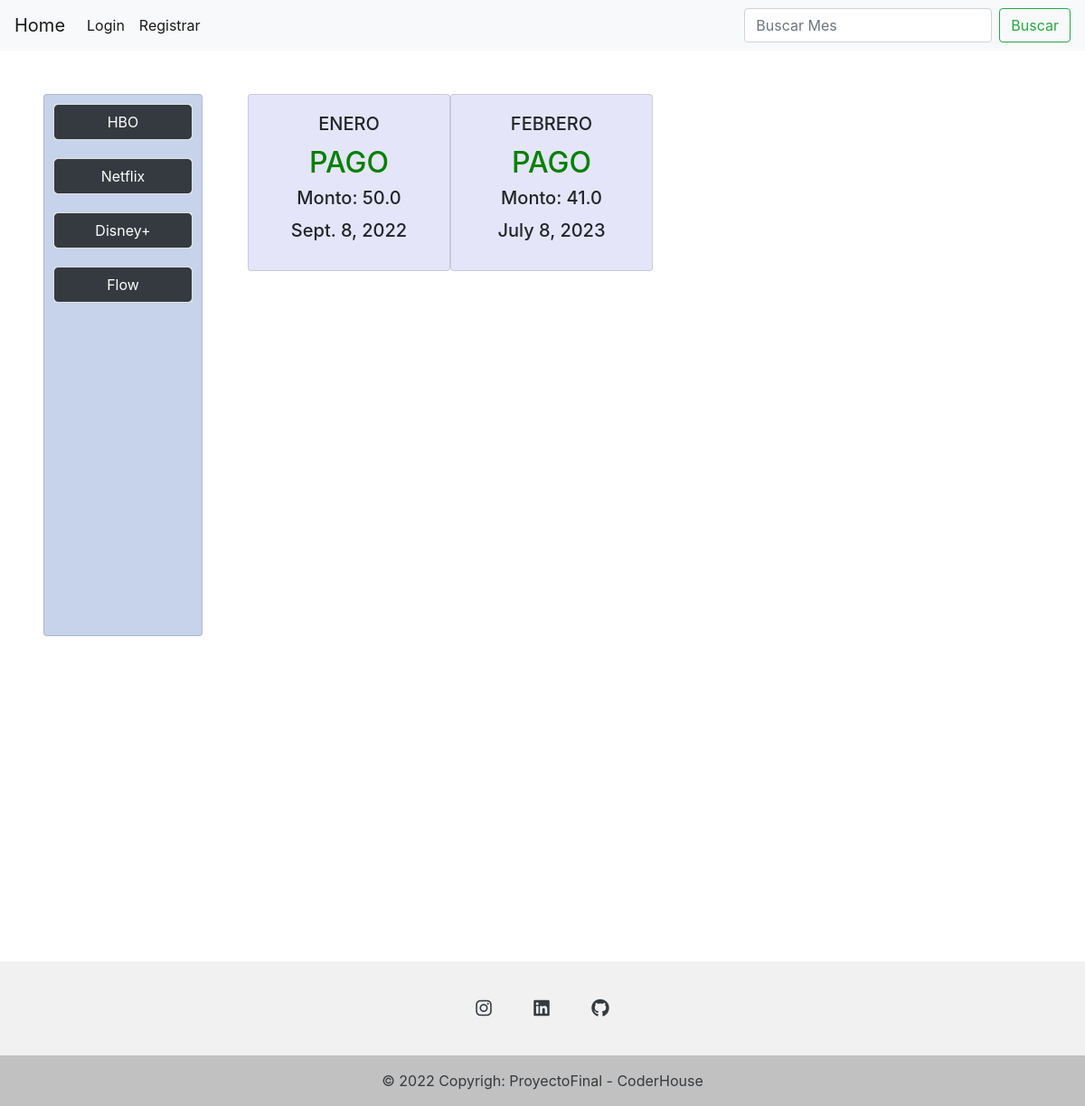
Before: /usuarios/ver-pagos/ with the older database file.
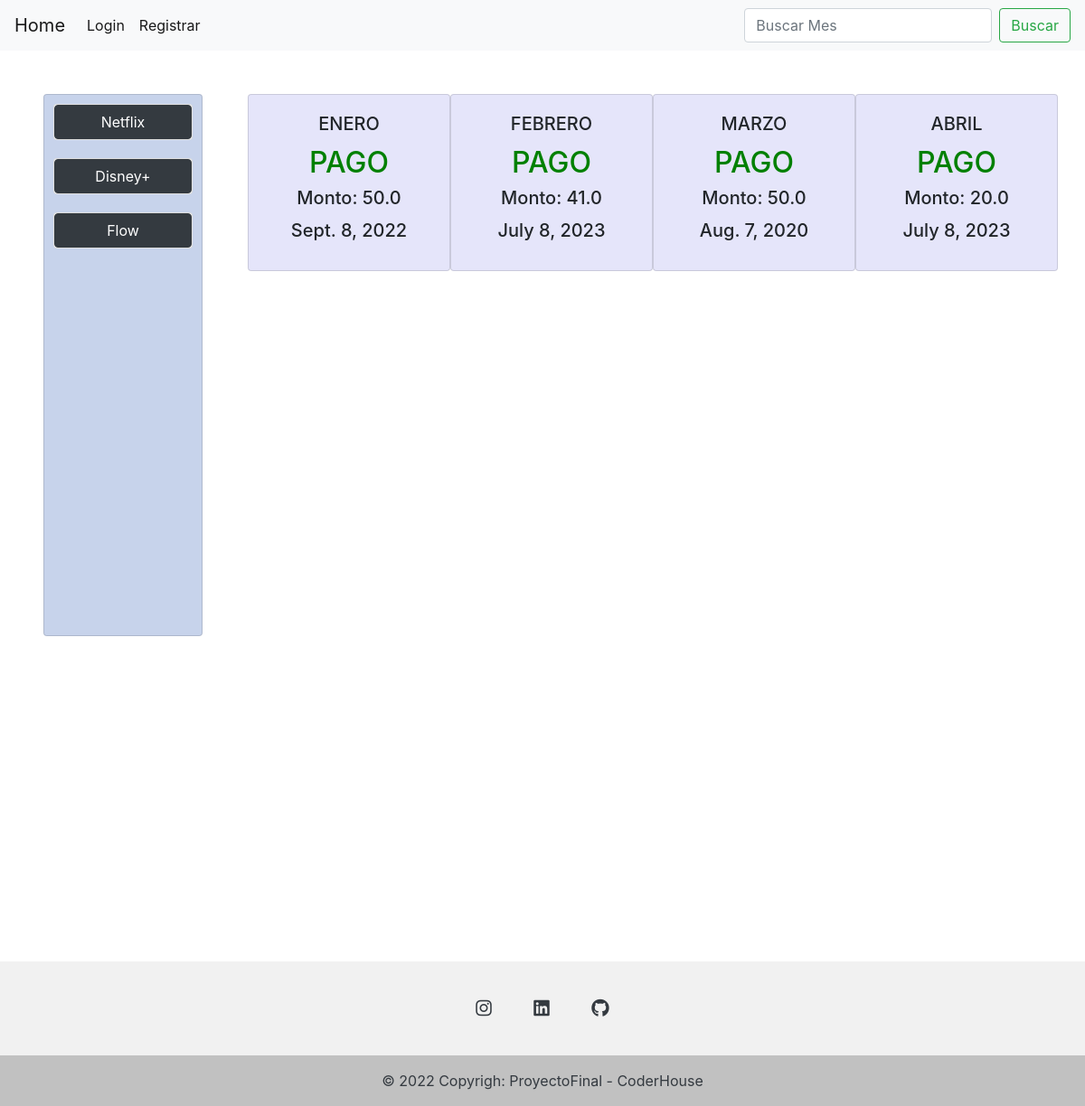
After: the same page with the newer database file.
### Servicios/models.py (models this page shows, shortened)
class Servicios(models.Model):
    servicio = models.CharField(max_length=40)
    precio = models.FloatField()
    descripcion =  models.CharField(max_length=40)
    habilitar = models.BooleanField(default=False)
    class Meta:
        verbose_name = 'Servicio'
        verbose_name_plural = 'Servicios'

class Meses(models.Model):
    nombre = models.CharField(max_length=40,null=True,blank=True)
    precio=models.FloatField()
    pagado=models.BooleanField(default=False)
    fecha= models.DateField (auto_now=False)
    class Meta:
        verbose_name = 'Mes'
        verbose_name_plural = 'Meses'

### Servicios/views.py (the view)
# urls.py: path('ver-pagos/', ver_pagos, name='buscar-mes'),
def ver_pagos(request):
    data=Meses.objects.all()
    data2=Servicios.objects.all()
    context={"meses": data, "servicios": data2}
    return render(request, 'ver-pagos.html', context=context)

### templates/ver-pagos.html (shortened to what this page needs)
{% extends "login.html" %}
{% block body %}
    <div class="container text-center m-5" style="height: 800px">
        <div class="row" style="height: 600px">
            <div class="card" style="width: 11rem;background-color:rgba(36, 85, 175, 0.253) ; ">
                {% for servicio in servicios %}
                <div class="card" style="margin: 10px;">
                    <a href="/usuarios/info-mes/{{servicio.servicio}}" type="button"
                        class="btn btn-dark">{{servicio.servicio}}</a>
                </div>
                {% endfor %}
            </div>
            <div class="col-10">
                <div class="row">
                    <div style="margin-left: 50px;" class="row" style="height: 800px;">
                        {% for mes in meses %}
                        {% if mes.pagado %}
                        <div class="card" style="width: 14rem;background-color:rgba(38, 41, 209, 0.116) ; ">
                            <div class="card-body">
                                <h5 class="card-title">{{mes.nombre}}</h5>
                                <h2 style="color: green">PAGO</h2>
                                <h5 class="card-title">Monto: {{mes.precio}}</h5>
                                <h5 class="card-title">{{mes.fecha}}</h5>
                                {% endif %}
                            </div>
                        </div>
                        {% endfor %}
</body>
{% endblock %}

Changed rows visible on the page:
removed Servicios: servicio "HBO"
now on this page (row edited): Meses: nombre "MARZO", precio "50.0", fecha "Aug. 7, 2020"
now on this page (row edited): Meses: nombre "ABRIL", precio "20.0", fecha "July 8, 2023"
